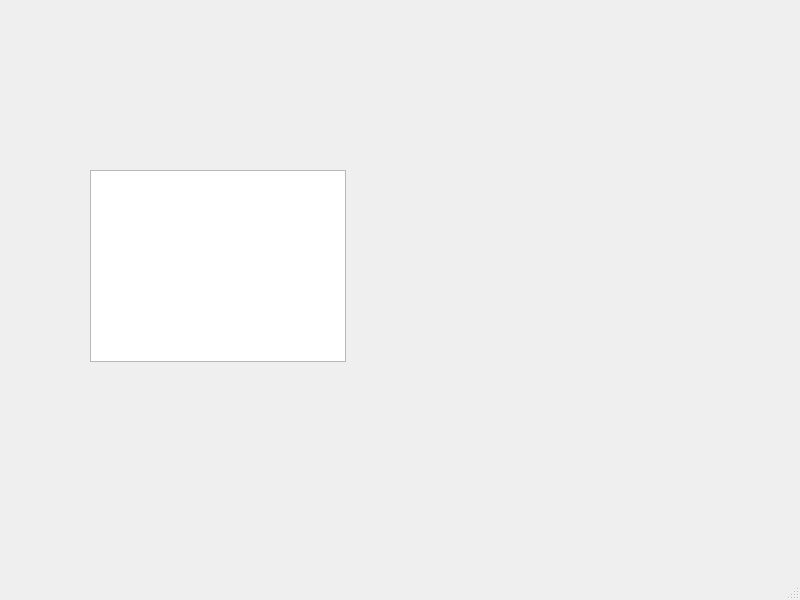
<?xml version="1.0" encoding="UTF-8"?>
<ui version="4.0">
 <class>MainWindow</class>
 <widget class="QMainWindow" name="MainWindow">
  <property name="geometry">
   <rect>
    <x>0</x>
    <y>0</y>
    <width>800</width>
    <height>600</height>
   </rect>
  </property>
  <property name="windowTitle">
   <string>MainWindow</string>
  </property>
  <widget class="QWidget" name="centralwidget">
   <widget class="QGraphicsView" name="view_board">
    <property name="geometry">
     <rect>
      <x>90</x>
      <y>170</y>
      <width>256</width>
      <height>192</height>
     </rect>
    </property>
   </widget>
  </widget>
  <widget class="QMenuBar" name="menubar">
   <property name="geometry">
    <rect>
     <x>0</x>
     <y>0</y>
     <width>800</width>
     <height>22</height>
    </rect>
   </property>
  </widget>
  <widget class="QStatusBar" name="statusbar"/>
 </widget>
 <resources/>
 <connections/>
</ui>
